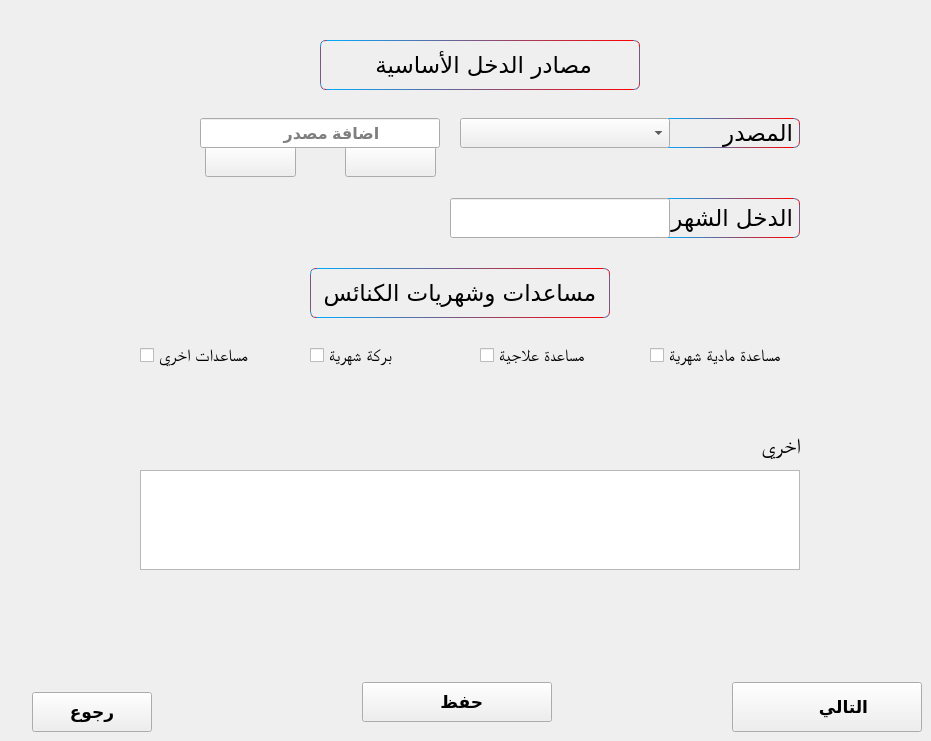
      <widget class="QWidget" name="tab_24">
       <attribute name="title">
        <string>next 4</string>
       </attribute>
       <widget class="QLabel" name="label_102">
        <property name="geometry">
         <rect>
          <x>320</x>
          <y>40</y>
          <width>320</width>
          <height>50</height>
         </rect>
        </property>
        <property name="font">
         <font>
          <family>Hacen Maghreb Bd</family>
          <pointsize>17</pointsize>
          <weight>50</weight>
          <italic>false</italic>
          <bold>false</bold>
         </font>
        </property>
        <property name="styleSheet">
         <string notr="true">
QLabel
{
/*font: 75 16pt &quot;Arial Unicode MS&quot;;*/

    border: 1px solid;
    border-radius: 2px;

    border-radius: 6;

    border: 1px solid black;
	border-color: qlineargradient(spread:pad, x1:0, y1:0.494, x2:1, y2:0.5, stop:0 rgba(0, 170, 255, 255), stop:1 rgba(255, 0, 0, 255));

	font: 17pt &quot;Hacen Maghreb Bd&quot;;

}</string>
        </property>
        <property name="text">
         <string>مصادر الدخل الأساسية </string>
        </property>
        <property name="alignment">
         <set>Qt::AlignCenter</set>
        </property>
       </widget>
       <widget class="QLabel" name="label_103">
        <property name="geometry">
         <rect>
          <x>660</x>
          <y>118</y>
          <width>140</width>
          <height>30</height>
         </rect>
        </property>
        <property name="font">
         <font>
          <family>Hacen Maghreb Bd</family>
          <pointsize>17</pointsize>
          <weight>50</weight>
          <italic>false</italic>
          <bold>false</bold>
         </font>
        </property>
        <property name="styleSheet">
         <string notr="true">
QLabel
{
/*font: 75 16pt &quot;Arial Unicode MS&quot;;*/

    border: 1px solid;
    border-radius: 2px;

    border-radius: 6;

    border: 1px solid black;
	border-color: qlineargradient(spread:pad, x1:0, y1:0.494, x2:1, y2:0.5, stop:0 rgba(0, 170, 255, 255), stop:1 rgba(255, 0, 0, 255));

	font: 17pt &quot;Hacen Maghreb Bd&quot;;

}</string>
        </property>
        <property name="text">
         <string>المصدر</string>
        </property>
       </widget>
       <widget class="QComboBox" name="comboBox_12">
        <property name="geometry">
         <rect>
          <x>460</x>
          <y>118</y>
          <width>210</width>
          <height>30</height>
         </rect>
        </property>
        <property name="font">
         <font>
          <pointsize>12</pointsize>
         </font>
        </property>
       </widget>
       <widget class="QLineEdit" name="lineEdit_77">
        <property name="geometry">
         <rect>
          <x>200</x>
          <y>118</y>
          <width>240</width>
          <height>30</height>
         </rect>
        </property>
        <property name="font">
         <font>
          <pointsize>12</pointsize>
          <weight>75</weight>
          <bold>true</bold>
         </font>
        </property>
        <property name="placeholderText">
         <string>             اضافة مصدر </string>
        </property>
       </widget>
       <widget class="QLabel" name="label_104">
        <property name="geometry">
         <rect>
          <x>660</x>
          <y>198</y>
          <width>140</width>
          <height>40</height>
         </rect>
        </property>
        <property name="font">
         <font>
          <family>Hacen Maghreb Bd</family>
          <pointsize>17</pointsize>
          <weight>50</weight>
          <italic>false</italic>
          <bold>false</bold>
         </font>
        </property>
        <property name="styleSheet">
         <string notr="true">
QLabel
{
/*font: 75 16pt &quot;Arial Unicode MS&quot;;*/

    border: 1px solid;
    border-radius: 2px;

    border-radius: 6;

    border: 1px solid black;
	border-color: qlineargradient(spread:pad, x1:0, y1:0.494, x2:1, y2:0.5, stop:0 rgba(0, 170, 255, 255), stop:1 rgba(255, 0, 0, 255));

	font: 17pt &quot;Hacen Maghreb Bd&quot;;

}</string>
        </property>
        <property name="text">
         <string>الدخل الشهري</string>
        </property>
       </widget>
       <widget class="QLineEdit" name="lineEdit_78">
        <property name="geometry">
         <rect>
          <x>450</x>
          <y>198</y>
          <width>220</width>
          <height>40</height>
         </rect>
        </property>
        <property name="font">
         <font>
          <pointsize>12</pointsize>
          <weight>75</weight>
          <bold>true</bold>
         </font>
        </property>
        <property name="placeholderText">
         <string/>
        </property>
       </widget>
       <widget class="QLabel" name="label_105">
        <property name="geometry">
         <rect>
          <x>310</x>
          <y>268</y>
          <width>300</width>
          <height>50</height>
         </rect>
        </property>
        <property name="font">
         <font>
          <family>Hacen Maghreb Bd</family>
          <pointsize>17</pointsize>
          <weight>50</weight>
          <italic>false</italic>
          <bold>false</bold>
         </font>
        </property>
        <property name="styleSheet">
         <string notr="true">
QLabel
{
/*font: 75 16pt &quot;Arial Unicode MS&quot;;*/

    border: 1px solid;
    border-radius: 2px;

    border-radius: 6;

    border: 1px solid black;
	border-color: qlineargradient(spread:pad, x1:0, y1:0.494, x2:1, y2:0.5, stop:0 rgba(0, 170, 255, 255), stop:1 rgba(255, 0, 0, 255));

	font: 17pt &quot;Hacen Maghreb Bd&quot;;

}</string>
        </property>
        <property name="text">
         <string>مساعدات وشهريات الكنائس</string>
        </property>
        <property name="alignment">
         <set>Qt::AlignCenter</set>
        </property>
       </widget>
       <widget class="QCheckBox" name="checkBox_9">
        <property name="geometry">
         <rect>
          <x>650</x>
          <y>340</y>
          <width>170</width>
          <height>30</height>
         </rect>
        </property>
        <property name="font">
         <font>
          <family>Arial Unicode MS</family>
          <pointsize>13</pointsize>
          <weight>9</weight>
          <italic>false</italic>
          <bold>false</bold>
         </font>
        </property>
        <property name="styleSheet">
         <string notr="true">font: 75 13pt &quot;Arial Unicode MS&quot;;</string>
        </property>
        <property name="text">
         <string>مساعدة مادية شهرية</string>
        </property>
       </widget>
       <widget class="QCheckBox" name="checkBox_10">
        <property name="geometry">
         <rect>
          <x>310</x>
          <y>340</y>
          <width>170</width>
          <height>30</height>
         </rect>
        </property>
        <property name="font">
         <font>
          <family>Arial Unicode MS</family>
          <pointsize>13</pointsize>
          <weight>9</weight>
          <italic>false</italic>
          <bold>false</bold>
         </font>
        </property>
        <property name="styleSheet">
         <string notr="true">font: 75 13pt &quot;Arial Unicode MS&quot;;</string>
        </property>
        <property name="text">
         <string>بركة شهرية </string>
        </property>
       </widget>
       <widget class="QCheckBox" name="checkBox_11">
        <property name="geometry">
         <rect>
          <x>480</x>
          <y>340</y>
          <width>170</width>
          <height>30</height>
         </rect>
        </property>
        <property name="font">
         <font>
          <family>Arial Unicode MS</family>
          <pointsize>13</pointsize>
          <weight>9</weight>
          <italic>false</italic>
          <bold>false</bold>
         </font>
        </property>
        <property name="styleSheet">
         <string notr="true">font: 75 13pt &quot;Arial Unicode MS&quot;;</string>
        </property>
        <property name="text">
         <string>مساعدة علاجية </string>
        </property>
       </widget>
       <widget class="QCheckBox" name="checkBox_12">
        <property name="geometry">
         <rect>
          <x>140</x>
          <y>340</y>
          <width>170</width>
          <height>30</height>
         </rect>
        </property>
        <property name="font">
         <font>
          <family>Arial Unicode MS</family>
          <pointsize>13</pointsize>
          <weight>9</weight>
          <italic>false</italic>
          <bold>false</bold>
         </font>
        </property>
        <property name="styleSheet">
         <string notr="true">font: 75 13pt &quot;Arial Unicode MS&quot;;</string>
        </property>
        <property name="text">
         <string>مساعدات اخري</string>
        </property>
       </widget>
       <widget class="QLabel" name="label_106">
        <property name="geometry">
         <rect>
          <x>670</x>
          <y>430</y>
          <width>130</width>
          <height>30</height>
         </rect>
        </property>
        <property name="font">
         <font>
          <family>Arial Unicode MS</family>
          <pointsize>16</pointsize>
          <weight>9</weight>
          <italic>false</italic>
          <bold>false</bold>
         </font>
        </property>
        <property name="styleSheet">
         <string notr="true">font: 75 16pt &quot;Arial Unicode MS&quot;;</string>
        </property>
        <property name="text">
         <string>اخري</string>
        </property>
       </widget>
       <widget class="QTextEdit" name="textEdit_10">
        <property name="geometry">
         <rect>
          <x>140</x>
          <y>470</y>
          <width>660</width>
          <height>100</height>
         </rect>
        </property>
        <property name="font">
         <font>
          <pointsize>12</pointsize>
         </font>
        </property>
       </widget>
       <widget class="QPushButton" name="pushButton_50">
        <property name="geometry">
         <rect>
          <x>32</x>
          <y>692</y>
          <width>120</width>
          <height>40</height>
         </rect>
        </property>
        <property name="font">
         <font>
          <pointsize>13</pointsize>
          <weight>75</weight>
          <bold>true</bold>
         </font>
        </property>
        <property name="text">
         <string>رجوع</string>
        </property>
       </widget>
       <widget class="QPushButton" name="pushButton_71">
        <property name="geometry">
         <rect>
          <x>345</x>
          <y>146</y>
          <width>91</width>
          <height>31</height>
         </rect>
        </property>
        <property name="font">
         <font>
          <weight>75</weight>
          <bold>true</bold>
         </font>
        </property>
        <property name="styleSheet">
         <string notr="true">image: url(:/ico/addf.png);</string>
        </property>
        <property name="text">
         <string/>
        </property>
       </widget>
       <widget class="QPushButton" name="pushButton_72">
        <property name="geometry">
         <rect>
          <x>205</x>
          <y>146</y>
          <width>91</width>
          <height>31</height>
         </rect>
        </property>
        <property name="font">
         <font>
          <weight>75</weight>
          <bold>true</bold>
         </font>
        </property>
        <property name="styleSheet">
         <string notr="true">image: url(:/ico/removef.png);</string>
        </property>
        <property name="text">
         <string/>
        </property>
       </widget>
       <widget class="QPushButton" name="pushButton_131">
        <property name="geometry">
         <rect>
          <x>362</x>
          <y>682</y>
          <width>190</width>
          <height>40</height>
         </rect>
        </property>
        <property name="font">
         <font>
          <pointsize>13</pointsize>
          <weight>75</weight>
          <bold>true</bold>
         </font>
        </property>
        <property name="text">
         <string>  حفظ</string>
        </property>
        <property name="icon">
         <iconset resource="pics.qrc">
          <normaloff>:/ico/save.png</normaloff>:/ico/save.png</iconset>
        </property>
        <property name="iconSize">
         <size>
          <width>31</width>
          <height>31</height>
         </size>
        </property>
       </widget>
       <widget class="QPushButton" name="pushButton_53">
        <property name="geometry">
         <rect>
          <x>732</x>
          <y>682</y>
          <width>190</width>
          <height>50</height>
         </rect>
        </property>
        <property name="font">
         <font>
          <pointsize>13</pointsize>
          <weight>75</weight>
          <bold>true</bold>
         </font>
        </property>
        <property name="layoutDirection">
         <enum>Qt::RightToLeft</enum>
        </property>
        <property name="text">
         <string>       التالي</string>
        </property>
        <property name="icon">
         <iconset resource="pics.qrc">
          <normaloff>:/ico/next.png</normaloff>:/ico/next.png</iconset>
        </property>
        <property name="iconSize">
         <size>
          <width>100</width>
          <height>46</height>
         </size>
        </property>
       </widget>
       <zorder>pushButton_72</zorder>
       <zorder>pushButton_71</zorder>
       <zorder>label_102</zorder>
       <zorder>label_103</zorder>
       <zorder>comboBox_12</zorder>
       <zorder>lineEdit_77</zorder>
       <zorder>label_104</zorder>
       <zorder>lineEdit_78</zorder>
       <zorder>label_105</zorder>
       <zorder>checkBox_9</zorder>
       <zorder>checkBox_10</zorder>
       <zorder>checkBox_11</zorder>
       <zorder>checkBox_12</zorder>
       <zorder>label_106</zorder>
       <zorder>textEdit_10</zorder>
       <zorder>pushButton_50</zorder>
       <zorder>pushButton_131</zorder>
       <zorder>pushButton_53</zorder>
      </widget>
